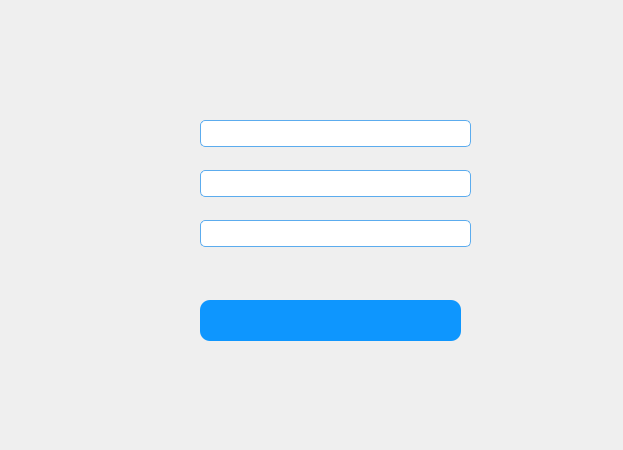
<?xml version="1.0" encoding="UTF-8"?>
<ui version="4.0">
 <class>register_info</class>
 <widget class="QDialog" name="register_info">
  <property name="geometry">
   <rect>
    <x>0</x>
    <y>0</y>
    <width>623</width>
    <height>450</height>
   </rect>
  </property>
  <property name="windowTitle">
   <string>Dialog</string>
  </property>
  <widget class="QPushButton" name="pushButton_close">
   <property name="geometry">
    <rect>
     <x>580</x>
     <y>0</y>
     <width>41</width>
     <height>27</height>
    </rect>
   </property>
   <property name="styleSheet">
    <string notr="true">QPushButton:hover{
	background-color: qlineargradient(spread:pad, x1:0, y1:1, x2:0, y2:0, stop:0 rgba(238, 0, 0, 128), stop:1 rgba(238, 44, 44, 255));
}
QPushButton {
	border-radius:0px;
color: rgb(102, 160, 207);
	background-color:rgba(0,0,0,0);
	border-style:none;
}</string>
   </property>
   <property name="text">
    <string/>
   </property>
  </widget>
  <widget class="QLineEdit" name="lineEdit_id">
   <property name="geometry">
    <rect>
     <x>200</x>
     <y>120</y>
     <width>271</width>
     <height>27</height>
    </rect>
   </property>
   <property name="styleSheet">
    <string notr="true">border: 1px solid #5CACEE;
	border-radius: 5px;
	padding: 2px;
	background: none;
	selection-background-color: #1B89CA;</string>
   </property>
  </widget>
  <widget class="QLabel" name="label_id">
   <property name="geometry">
    <rect>
     <x>70</x>
     <y>120</y>
     <width>121</width>
     <height>17</height>
    </rect>
   </property>
   <property name="text">
    <string/>
   </property>
  </widget>
  <widget class="QLineEdit" name="lineEdit_id_2">
   <property name="geometry">
    <rect>
     <x>200</x>
     <y>170</y>
     <width>271</width>
     <height>27</height>
    </rect>
   </property>
   <property name="styleSheet">
    <string notr="true">border: 1px solid #5CACEE;
	border-radius: 5px;
	padding: 2px;
	background: none;
	selection-background-color: #1B89CA;</string>
   </property>
  </widget>
  <widget class="QLabel" name="label_id_2">
   <property name="geometry">
    <rect>
     <x>70</x>
     <y>170</y>
     <width>121</width>
     <height>17</height>
    </rect>
   </property>
   <property name="text">
    <string/>
   </property>
  </widget>
  <widget class="QLineEdit" name="lineEdit_id_3">
   <property name="geometry">
    <rect>
     <x>200</x>
     <y>220</y>
     <width>271</width>
     <height>27</height>
    </rect>
   </property>
   <property name="styleSheet">
    <string notr="true">border: 1px solid #5CACEE;
	border-radius: 5px;
	padding: 2px;
	background: none;
	selection-background-color: #1B89CA;</string>
   </property>
  </widget>
  <widget class="QLabel" name="label_id_3">
   <property name="geometry">
    <rect>
     <x>70</x>
     <y>220</y>
     <width>121</width>
     <height>17</height>
    </rect>
   </property>
   <property name="text">
    <string/>
   </property>
  </widget>
  <widget class="QPushButton" name="pushButton_login">
   <property name="geometry">
    <rect>
     <x>200</x>
     <y>300</y>
     <width>261</width>
     <height>41</height>
    </rect>
   </property>
   <property name="styleSheet">
    <string notr="true"> QPushButton
{
    font-family:Microsoft Yahei;
    color:white;
    background-color:rgb(14 , 150 , 254);
    border-radius:10px;
}

QPushButton:hover
{
    background-color:rgb(44 , 137 , 255);
}

QPushButton:pressed
{
    background-color:rgb(14 , 135 , 228);
    padding-left:3px;
    padding-top:3px;
}</string>
   </property>
   <property name="text">
    <string/>
   </property>
  </widget>
  <widget class="QLabel" name="tip">
   <property name="geometry">
    <rect>
     <x>10</x>
     <y>10</y>
     <width>301</width>
     <height>41</height>
    </rect>
   </property>
   <property name="font">
    <font>
     <weight>75</weight>
     <bold>true</bold>
    </font>
   </property>
   <property name="text">
    <string/>
   </property>
  </widget>
 </widget>
 <resources/>
 <connections/>
</ui>
